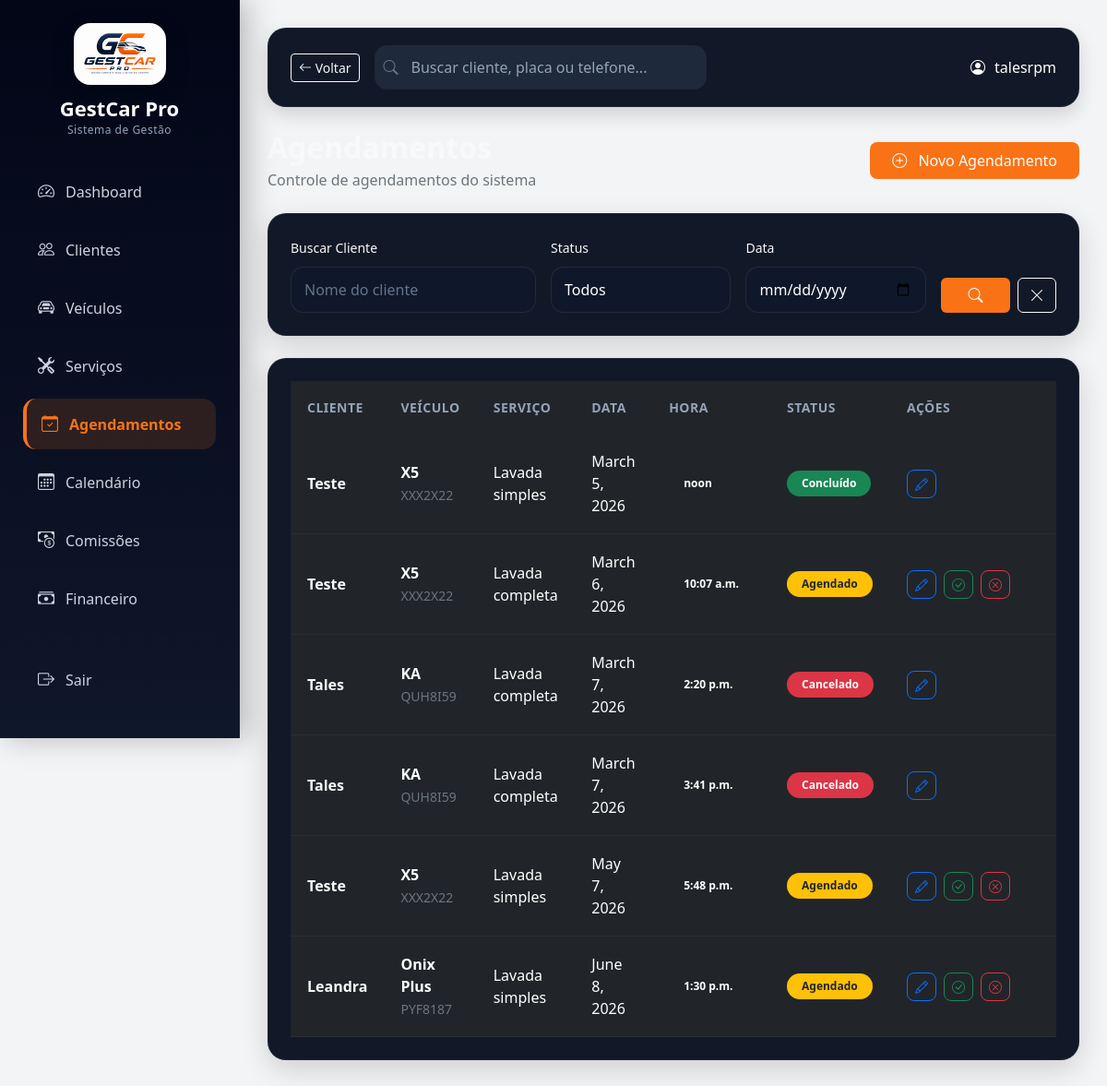
The app's page /agendamentos/ (signed in) with its own data.
### core/models.py (models this page shows, shortened)
class Agendamento(models.Model):
    STATUS_CHOICES = [
        ('AGENDADO', 'Agendado'),
        ('CONCLUIDO', 'Concluído'),
        ('CANCELADO', 'Cancelado'),
    ]
    cliente = models.ForeignKey(Cliente, on_delete=models.CASCADE)
    veiculo = models.ForeignKey(Veiculo, on_delete=models.CASCADE)
    servico = models.ForeignKey(Servico, on_delete=models.CASCADE)
    data = models.DateField()
    hora = models.TimeField()
    status = models.CharField(max_length=20, choices=STATUS_CHOICES, default='AGENDADO')

class Cliente(models.Model):
    nome = models.CharField(max_length=100)
    telefone = models.CharField(max_length=20)
    email = models.EmailField(blank=True, null=True)
    data_cadastro = models.DateTimeField(auto_now_add=True)

class Veiculo(models.Model):
    cliente = models.ForeignKey(Cliente, on_delete=models.CASCADE)
    marca = models.CharField(max_length=50)
    modelo = models.CharField(max_length=100)
    placa = models.CharField(max_length=10)
    cor = models.CharField(max_length=30)

class Servico(models.Model):
    nome = models.CharField(max_length=100)
    descricao = models.TextField()
    valor = models.DecimalField(max_digits=8, decimal_places=2)
    duracao_minutos = models.IntegerField()

### core/views.py (the view)
# urls.py: path('agendamentos/', views.listar_agendamentos, name='listar_agendamentos'),
@login_required
def listar_agendamentos(request):
    agendamentos = Agendamento.objects.select_related(
        'cliente',
        'veiculo',
        'servico'
    ).all()
    busca = request.GET.get('busca')
    status = request.GET.get('status')
    data = request.GET.get('data')
    if busca:
        agendamentos = agendamentos.filter(
            cliente__nome__icontains=busca
        )
    if status:
        agendamentos = agendamentos.filter(
            status=status
        )
    if data:
        agendamentos = agendamentos.filter(
            data=data
        )
    return render(
        request,
        'core/agendamentos/listar.html',
        {
            'agendamentos': agendamentos
        }
    )

### core/templates/core/agendamentos/listar.html (shortened to what this page needs)
{% extends 'core/base.html' %}
{% block content %}
<div class="d-flex justify-content-between align-items-center mb-4">
    <div>
        <h2 class="fw-bold text-light mb-1">
        </h2>
        <p class="text-secondary mb-0">
            Controle de agendamentos do sistema
        </p>
    </div>
    <a href="{% url 'cadastrar_agendamento' %}"
       class="btn btn-primary px-4 py-2 rounded-3">
        <i class="bi bi-plus-circle me-2"></i>
        Novo Agendamento
    </a>
</div>
<div class="card border-0 rounded-4 shadow-sm mb-4"
     style="
     background:#111827;
     border:1px solid rgba(255,255,255,.05);
     ">
    <div class="card-body p-4">
        <form method="GET">
            <div class="row g-3 align-items-end">
                <div class="col-lg-4">
                    <label class="form-label text-light">
                        Buscar Cliente
                    </label>
                    <input type="text"
                           name="busca"
                           value="{{ request.GET.busca }}"
                           class="form-control"
                           placeholder="Nome do cliente">
                </div>
                <div class="col-lg-3">
                    <label class="form-label text-light">
                        Status
                    </label>
                    <select name="status"
                            class="form-select">
                        <option value="">
                            Todos
                        </option>
                    </select>
                </div>
                <div class="col-lg-3">
                    <label class="form-label text-light">
                        Data
                    </label>
                    <input type="date"
                           name="data"
                           value="{{ request.GET.data }}"
                           class="form-control">
                </div>
                <div class="col-lg-2">
                    <div class="d-flex gap-2">
                        <button class="btn btn-primary w-100">
                            <i class="bi bi-search"></i>
                        </button>
                        <a href="{% url 'listar_agendamentos' %}"
                           class="btn btn-outline-light">
                            <i class="bi bi-x-lg"></i>
                        </a>
                    </div>
                </div>
            </div>
        </form>
    </div>
</div>
<div class="card border-0 rounded-4 shadow-sm"
     style="
     background:#111827;
     border:1px solid rgba(255,255,255,.05);
     ">
    <div class="card-body p-0">
        <div class="table-responsive">
            <table class="table table-dark align-middle mb-0 custom-table">
                <thead>
                    <tr>
                        <th>
                            Cliente
                        </th>
                        <th>
                            Veículo
                        </th>
                        <th>
                            Serviço
                        </th>
                        <th>
                            Data
                        </th>
                        <th>
                            Hora
                        </th>
                        <th>
                            Status
                        </th>
                        <th style="width:180px;">
                            Ações
                        </th>
                    </tr>
                </thead>
                <tbody>
                    {% for a in agendamentos %}
                    <tr>
                        <td>
                            <div class="fw-semibold text-light">
                                {{ a.cliente.nome }}
                            </div>
                        </td>
                        <td>
                            <div class="fw-semibold">
                                {{ a.veiculo.modelo }}
                            </div>
                            <small class="text-secondary">
                                {{ a.veiculo.placa }}
                            </small>
                        </td>
                        <td>
                            {{ a.servico.nome }}
                        </td>
                        <td>
                            {{ a.data }}
                        </td>
                        <td>
                            <span class="badge rounded-pill text-bg-dark px-3 py-2">
                                {{ a.hora }}
                            </span>
                        </td>
                        <td>
                            {% if a.status == "AGENDADO" %}
                            <span class="badge bg-warning text-dark px-3 py-2 rounded-pill">
                                Agendado
                            </span>
                            {% elif a.status == "CONCLUIDO" %}
                            <span class="badge bg-success px-3 py-2 rounded-pill">
                                Concluído
                            </span>
                            {% elif a.status == "CANCELADO" %}
                            <span class="badge bg-danger px-3 py-2 rounded-pill">
                                Cancelado
                            </span>
                            {% endif %}
                        </td>
                        <td>
                            <div class="d-flex gap-2">
                                <a href="{% url 'editar_agendamento' a.id %}"
                                   class="btn btn-sm btn-outline-primary rounded-3">
                                    <i class="bi bi-pencil"></i>
                                </a>
                                {% if a.status == "AGENDADO" %}
                                <a href="{% url 'concluir_agendamento' a.id %}"
                                   class="btn btn-sm btn-outline-success rounded-3">
                                    <i class="bi bi-check-circle"></i>
                                </a>
                                <a href="{% url 'cancelar_agendamento' a.id %}"
                                   class="btn btn-sm btn-outline-danger rounded-3">
                                    <i class="bi bi-x-circle"></i>
                                </a>
                                {% endif %}
                            </div>
                        </td>
                    </tr>
                    {% endfor %}
                </tbody>
            </table>
        </div>
    </div>
</div>
{% endblock %}

### core/templates/core/base.html (shortened to what this page needs)
{% load static %}
<!DOCTYPE html>
<html lang="pt-br">
<head>
<link href="https://cdn.jsdelivr.net/npm/bootstrap@5.3.2/dist/css/bootstrap.min.css" rel="stylesheet">
<link rel="stylesheet" href="https://cdn.jsdelivr.net/npm/bootstrap-icons@1.11.1/font/bootstrap-icons.css">
<link href="https://cdn.jsdelivr.net/npm/fullcalendar@6.1.8/index.global.min.css" rel="stylesheet">
</head>
<body>
<div class="sidebar">
<div class="logo-box">
<img src="{% static 'img/logogestcar.png' %}"
class="logo-img">
<h3 class="logo-title">
GestCar Pro
</h3>
<small class="logo-subtitle">
Sistema de Gestão
</small>
</div>
<a href="/" class="{% if request.path == '/' %}active{% endif %}">
<i class="bi bi-speedometer2"></i> Dashboard
</a>
<a href="/clientes/" class="{% if '/clientes' in request.path %}active{% endif %}">
<i class="bi bi-people"></i> Clientes
</a>
<a href="/veiculos/" class="{% if '/veiculos' in request.path %}active{% endif %}">
<i class="bi bi-car-front"></i> Veículos
</a>
<a href="/servicos/" class="{% if '/servicos' in request.path %}active{% endif %}">
<i class="bi bi-tools"></i> Serviços
</a>
<a href="/agendamentos/" class="{% if '/agendamentos' in request.path %}active{% endif %}">
<i class="bi bi-calendar-check"></i> Agendamentos
</a>
<a href="/calendario/" class="{% if '/calendario' in request.path %}active{% endif %}">
<i class="bi bi-calendar3"></i> Calendário
</a>
<a href="/comissoes/" class="{% if '/comissoes' in request.path %}active{% endif %}">
<i class="bi bi-cash-coin"></i> Comissões
</a>
<a href="{% url 'listar_financeiro' %}"
class="{% if '/financeiro' in request.path %}active{% endif %}">
<i class="bi bi-cash-stack"></i>Financeiro
</a>
<hr>
<a href="{% url 'logout' %}">
<i class="bi bi-box-arrow-right"></i> Sair
</a>
</div>
<div class="main">
<div class="topbar">
<div class="d-flex align-items-center gap-3">
{% if request.path != "/" %}
<button onclick="history.back()" class="btn btn-outline-light btn-sm">
<i class="bi bi-arrow-left"></i> Voltar
</button>
{% endif %}
<div class="search-box">
<i class="bi bi-search search-icon"></i>
<form action="/busca/" method="get">
<input
type="text"
name="q"
id="buscaGlobal"
placeholder="Buscar cliente, placa ou telefone..."
autocomplete="off"
>
</form>
</div>
</div>
<div class="user-box">
<button onclick="toggleDarkMode()" class="btn btn-theme btn-sm">
<i class="bi bi-moon"></i>
</button>
<i class="bi bi-person-circle"></i>
{{ request.user.username }}
</div>
</div>
{% block content %}
{% endblock %}
</div>
</body>
</html>

### core/templates/core/base.html (style rules this page uses)
:root { --bg:#f3f4f6; --sidebar:#111827; --text:#111827; --hover:#1f2937; --active:#2563eb; --brand:#f97316; }
body { background:var(--bg); color:var(--text); font-family:Segoe UI; margin:0; transition:.3s; }
.sidebar { width:260px; height:100vh; background:linear-gradient( 180deg, #020617 0%, #0f172a 100% ); position:fixed; padding:25px; border-right:1px solid rgba(255,255,255,.05); box-shadow:8px 0 30px rgba(0,0,0,.25); }
.sidebar a { display:flex; align-items:center; gap:10px; padding:14px 16px; border-radius:14px; color:#cbd5e1; text-decoration:none; margin-bottom:8px; transition:.25s; font-weight:500; }
.sidebar a.active { background:rgba(249,115,22,.15); color:#f97316; font-weight:600; border-left:4px solid #f97316; }
.sidebar i { font-size:18px; min-width:20px; }
.logo-box { display:flex; flex-direction:column; align-items:center; margin-bottom:30px; }
.logo-img { width:100px; border-radius:18px; margin-bottom:12px; box-shadow:0 8px 25px rgba(0,0,0,.25); transition:.3s; }
.logo-title { color:#fff; font-size:22px; font-weight:700; margin:0; line-height:1.2; }
.logo-subtitle { color:#94a3b8; font-size:12px; letter-spacing:.5px; margin-top:2px; }
.main { margin-left:260px; padding:30px; }
.topbar { display:flex; justify-content:space-between; align-items:center; margin-bottom:25px; padding:18px 24px; background:#111827; border-radius:20px; border:1px solid rgba(255,255,255,.05); box-shadow:0 8px 20px rgba(0,0,0,.15); }
.topbar { color:white; }
.user-box { display:flex; align-items:center; gap:10px; }
.search-box { position:relative; width:360px; }
.search-box input { width:100%; height:48px; padding:10px 15px 10px 40px; border-radius:14px; border:none; outline:none; background:#1e293b; color:white; }
.search-box input::placeholder { color:#94a3b8; }
.search-icon { position:absolute; left:10px; top:50%; transform:translateY(-50%); color:#64748b; }
.btn { transition:0.2s; }
.btn-theme { border:1px solid var(--text); color:var(--text); background:transparent; }
.form-control, .form-select { background:#0f172a !important; border:1px solid rgba(255,255,255,.08) !important; color:#fff !important; border-radius:14px !important; padding:12px 14px !important; transition:.25s; box-shadow:none !important; }
.form-label { margin-bottom:10px; font-size:14px; }
.form-control::placeholder { color:#64748b; }
.custom-table { margin:0; }
.custom-table thead { background:#0f172a; }
.custom-table thead th { border:none !important; padding:18px !important; font-size:14px; font-weight:600; color:#94a3b8 !important; text-transform:uppercase; letter-spacing:.5px; }
.custom-table tbody tr { border-color:rgba(255,255,255,.04) !important; transition:.2s; }
.custom-table tbody td { padding:18px !important; border-color:rgba(255,255,255,.04) !important; vertical-align:middle; }
.card { background:#111827 !important; border:1px solid rgba(255,255,255,.05) !important; border-radius:20px !important; box-shadow:0 10px 30px rgba(0,0,0,.15) !important; }
.card-body { padding:24px !important; }
.btn-primary { background:#f97316 !important; border:none !important; }

### records on screen
Agendamento: cliente.nome "Teste", veiculo.modelo "X5", veiculo.placa "XXX2X22", servico.nome "Lavada simples", data "March 5, 2026", hora "noon", status "Concluído"
Agendamento: cliente.nome "Teste", veiculo.modelo "X5", veiculo.placa "XXX2X22", servico.nome "Lavada completa", data "March 6, 2026", hora "10:07 a.m.", status "Agendado"
Agendamento: cliente.nome "Tales", veiculo.modelo "KA", veiculo.placa "QUH8I59", servico.nome "Lavada completa", data "March 7, 2026", hora "2:20 p.m.", status "Cancelado"
Agendamento: cliente.nome "Tales", veiculo.modelo "KA", veiculo.placa "QUH8I59", servico.nome "Lavada completa", data "March 7, 2026", hora "3:41 p.m.", status "Cancelado"
Agendamento: cliente.nome "Teste", veiculo.modelo "X5", veiculo.placa "XXX2X22", servico.nome "Lavada simples", data "May 7, 2026", hora "5:48 p.m.", status "Agendado"
Agendamento: cliente.nome "Leandra", veiculo.modelo "Onix Plus", veiculo.placa "PYF8187", servico.nome "Lavada simples", data "June 8, 2026", hora "1:30 p.m.", status "Agendado"

### other values on screen
{{ request.user.username }} "talesrpm"
